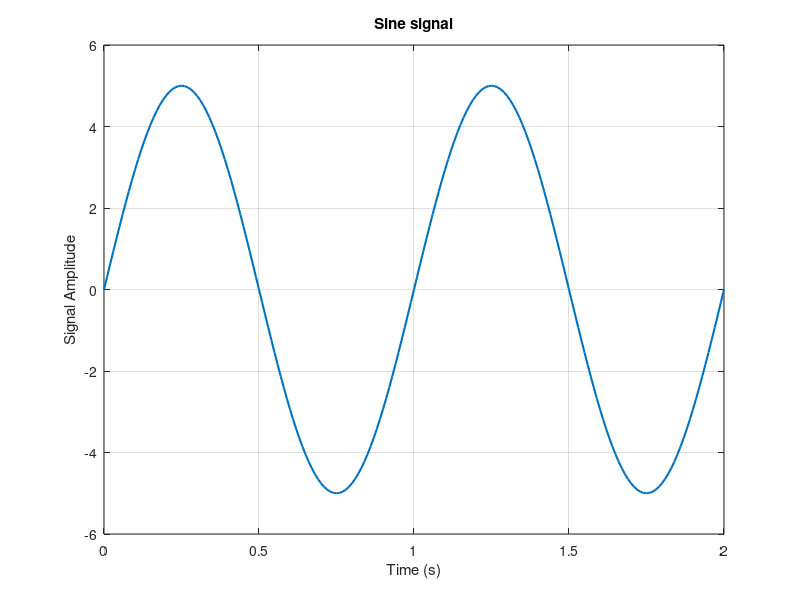
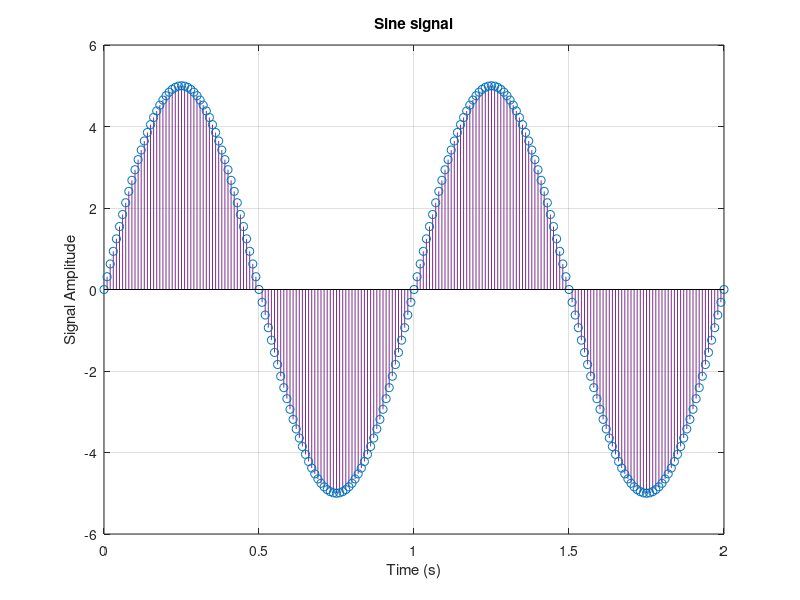
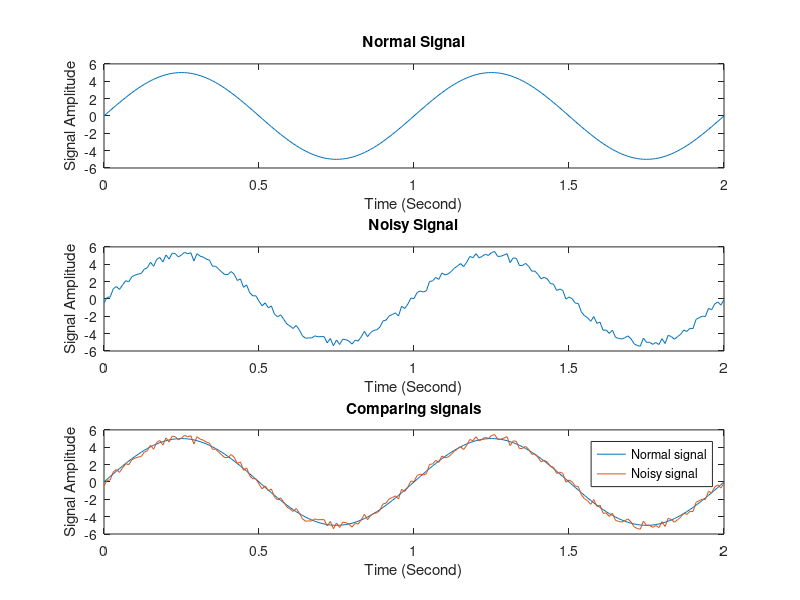
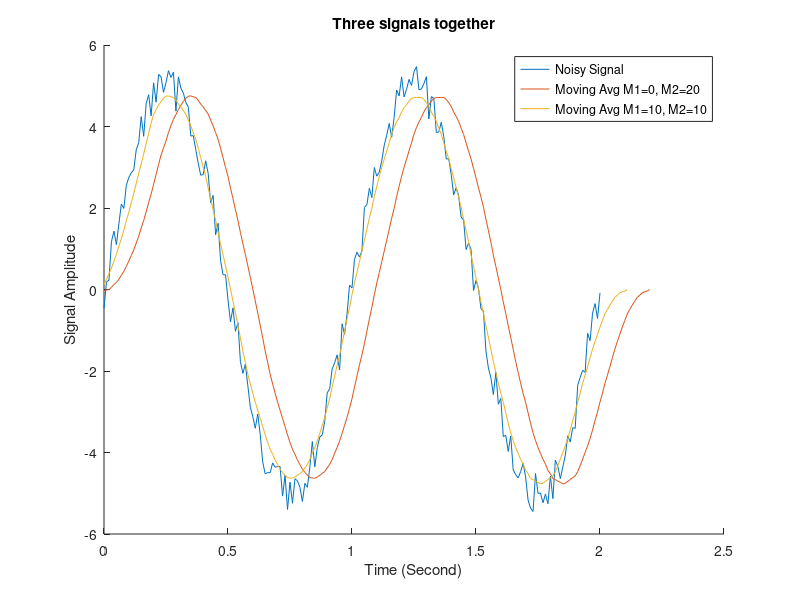

Source code (MATLAB) for these figures, in order: (Note: this script raises an error after producing the figures.)
%%
close all;
clear;
clc;
%% part 1
% part 1.1
t = 0:0.01:2;        % Define time axis
A = 5;               % Amplitude
f = 1;               % Frequency
y = A*sin(2*pi*f*t); % Sine function

% Plotting signals
figure('Name', 'Sine signal (Plot)');
plot(t, y, 'LineWidth', 1.5);
xlabel('Time (s)');
ylabel('Signal Amplitude');
title('Sine signal');
grid on;

figure('Name', 'Sine signal (Stem)');
stem(t, y,'color', '#7E2F8E', 'LineWidth', 0.5);
xlabel('Time (s)');
ylabel('Signal Amplitude');
title('Sine signal');
grid on;

%% part 2
% part 1.2
r = rand(1, length(y)) - 0.5; % Noise
noised_signal = y + r;        % Add noise to sine, y defined in section 1.1

% Plotting signals
figure('Name', 'Normal Sine signal VS Noisy Sine Signal', 'Position', [300 200 700 500]);
subplot(3,1,1);               % Plotting normal signal without noise
plot(t,y)
title('Normal Signal');xlabel('Time (Second)');ylabel('Signal Amplitude');
subplot(3,1,2);               % Plotting noisy signal
plot(t,noised_signal)
title('Noisy Signal');xlabel('Time (Second)');ylabel('Signal Amplitude');
%hold on;
subplot(3,1,3);               % Plotting both signal together for comparing them
plot(t,y, t, noised_signal)
hold on;
title('Comparing signals');xlabel('Time (Second)');ylabel('Signal Amplitude');
legend('Normal signal', 'Noisy signal');
hold off;

%% part 3
% part 1.3:
% A moving average filter introduces a delay because it computes the average of past data points, which inherently involves looking back in time, causing the output to lag behind the input signal.

M1 = 0;
M2 = 20;
len = M2 + M1 + 1; % Window length

window = ones(1, len) / len; % Moving average window

y2 = conv(noised_signal, window);   % Noised signal defined in section 1.2, Line 30
t2 = 0:0.01:(0.01 * (length(y2) - 1));

% Plotting section 1.3.1
figure('Name', 'Moving Avg signals', 'Position', [300 200 700 500]);
hold on;
plot(t,noised_signal);              % Noise signal
plot(t2, y2);                       % Moving Avg M1=0, M2=20

% part 1.3.2:
M1 = 10;
M2 = 10;
len = M2 + M1 + 1; % Window length

window = ones(1, len) / len; % Moving average window

y3 = conv(noised_signal(M1:end), window);
t3 = 0:0.01:(0.01 * (length(y3) - 1));

plot(t3, y3);                       % Moving Avg M1=0, M2=20
hold off;
title('Three signals together'); xlabel('Time (Second)'); ylabel('Signal Amplitude');
legend("Noisy Signal", "Moving Avg M1=0, M2=20", "Moving Avg M1=10, M2=10");

%% part 4
% part 1.4.1
M1 = 0;
M2 = 20;
len = M2 + M1 + 1; % Window length

b = ones(1,len)/len;
a = 1;
y4_1 = filter(b, a, noised_signal);
t4_1 = 0:0.01:(0.01 * (length(y4_1) - 1));

% Plotting section 1.4
figure('Name', 'Moving Avg signals by using filter function', 'Position', [300 200 700 500]);
hold on;
plot(t,noised_signal);              % Noise signal
plot(t4_1, y4_1);                   % filtered signal
plot(t2,y2);                        % Plotting convolved signal M1=0, M2=20
plot(t3,y3);                        % Plotting convolved signal M1=10, M2=10
title('All signals together'); xlabel('Time (Second)'); ylabel('Signal Amplitude');
legend("Noisy Signal", "filtered signal", "Moving Avg M1=0, M2=20", "Moving Avg M1=10, M2=10");
hold off;

% Plotting section 1.3
figure('Name', 'plotting in seperated subplots', 'Position', [300 200 700 500]);
subplot(2,2,1);               % Plotting noisy signal
plot(t,noised_signal)
title('Noisy signal');xlabel('Time (Second)');ylabel('Signal Amplitude');
subplot(2,2,2);               % Plotting convolved signal M1=0, M2=20
plot(t2,y2)
title('convolved signal M1=0, M2=20');xlabel('Time (Second)');ylabel('Signal Amplitude');
subplot(2,2,3);               % Plotting convolved signal M1=10, M2=10
plot(t3,y3)
title('convolved signal M1=10, M2=10');xlabel('Time (Second)');ylabel('Signal Amplitude');
subplot(2,2,4);               % filtered signal
plot(t4_1,y4_1)
title('output signal of filter function');xlabel('Time (Second)');ylabel('Signal Amplitude');

%% part 5
% part 1.5
w0 = pi/32; n = 100;
[y5,t5] = singen(w0,n);     %singen function is defined in singen.m
figure('Name', 'singen');
stem(t5,y5, '.')
title('singen function output');xlabel('Time (Second)');ylabel('Signal Amplitude');


%% part 6
close all;
clear;
clc;

figure('Name', 'cos(2*pi*t) + cos(8*pi*t) + cos(12*pi*t)');
t6 = 0:0.01:4;
y6 = cos(2*pi*t6) + cos(8*pi*t6) + cos(12*pi*t6); %Original Signal
plot(t6,y6);
title('cos(2*pi*t6) + cos(8*pi*t6) + cos(12*pi*t6)');xlabel('Time (Milisecond)');ylabel('Signal Amplitude');
hold on;

t62 = 0:0.2:4; % 5khz => 0.0002s = 0.2ms
y62 = cos(2*pi*t62) + cos(8*pi*t62) + cos(12*pi*t62); %Same signal, 5Khz sampled time vector
stem(t62,y62);


cutoff_frequency = 0.05;
filter_order = 30; 

% Design the filter using the fir1 function
filter_coefficients = fir1(filter_order, cutoff_frequency) * 14;

% Applying the filter to the downsampled signal
y62 = upsample(y62, 20);
smoothed_signal = conv(y62, filter_coefficients, 'same');

% Plotting the reconstructed signal
t63 = 0:0.01:(0.01*(length(smoothed_signal)-1));
plot(t63,smoothed_signal)

legend('Original Signal', 'Downsampled Signal', 'Reconstructed Signal')

%% part 7
close all;
clear;
clc;

fs = 100;
t7 = -5:1/fs:5;
y7 = sinc(5*t7) .^ 2;

% Spectrum of original singal
FT_x_0 = (1 / fs) * abs(fftshift(fft(y7)));
f_axis_0 = linspace(-fs / 2, fs / 2, length(FT_x_0));


for sr=[4 5 10 20] % sr: sampling rate
    figure('Name', 'Spectrum of original vs sampled signal');
    
    % Keep every fs/sr sample, other samples are set to 0
    % This way, the length of y will remain the same
    y7_2 = zeros(1, length(y7));
    y7_2(1:fs/sr:end) = y7(1:fs/sr:end); 


    % Spectrum of sampled singal
    FT_x_1 = (1 / fs) * abs(fftshift(fft(y7_2)));
    f_axis_1 = linspace(-fs / 2, fs / 2, length(FT_x_1));

    subplot(2,1,1)
    plot(f_axis_0, abs(FT_x_0), 'LineWidth', 1.5);
    title('Spectrum of original signal');xlabel('Frequency (Hz)');ylabel('Amplitude');

    subplot(2,1,2)
    plot(f_axis_1, abs(FT_x_1), 'LineWidth', 1.5);
    title(sprintf('Spectrum of sampled signal sr=%d', sr));xlabel('Frequency (Hz)');ylabel('Amplitude');
end

%% part 8
close all;
clear;
clc;

fs = 256 / 10;
t8 = -5 : 1/fs : 5 - (1/fs);
y8 = sinc(2*t8);

FT_x = (1 / fs) * abs(fftshift(fft(y8)));
f_axis = linspace(-pi, pi, length(FT_x));


for ratio = [0.5, 3, 1.5]
    fs1 = ratio * fs;

    % Constructing the sampled signal
    t8_1 = -5 : 1/fs1 : 5 - (1/fs1);
    y8_1 = sinc(2*t8_1);

    FT_x_1 = (1 / fs1) * abs(fftshift(fft(y8_1)));
    f_axis_1 = linspace(-pi, pi, length(FT_x_1));

    
    % Plotting the signals and spectrums
    figure('Name', sprintf('Sampling of sinc(2t) ratio=%d', ratio));
    
    subplot(2,2,1);
    plot(f_axis, abs(FT_x), 'LineWidth', 1.5);
    title('Spectrum of original signal');xlabel('Frequency (Hz)');ylabel('Amplitude');
    set(gca,'XTick',-pi:pi/2:pi) 
    set(gca,'XTickLabel',{'-pi', 'pi/2', '0' ,'pi/2','pi'})

    subplot(2,2,2);
    plot(f_axis_1, abs(FT_x_1), 'LineWidth', 1.5);
    title('Spectrum of sampled signal');xlabel('Frequency (Hz)');ylabel('Amplitude');
    set(gca,'XTick',-pi:pi/2:pi) 
    set(gca,'XTickLabel',{'-pi', 'pi/2', '0' ,'pi/2','pi'})

    subplot(2,2,3);
    plot(t8, y8, 'LineWidth', 1.5);
    title('Original signal');xlabel('Time');ylabel('Amplitude');

    subplot(2,2,4);
    plot(t8_1, y8_1, 'LineWidth', 1.5);
    title('Sampled signal');xlabel('Time');ylabel('Amplitude');
end


%% part 9
close all;
clear;
clc;

% Constructing the signal
f = [pi/16 5/16 9/16 13/16];

fs = 1e3;
t9 = 1:1/fs:100;
y9 = zeros(1, length(t9));

for f1=f
    y9 = y9 + cos(2 * pi * f1 * t9);    
end


% Plotting the spectrum of the original signal
figure('Name', 'Spectrum of original signal');
FT_y9 = (1/fs) * abs(fftshift(fft(y9)));
f_axis = linspace(-fs / 2, fs / 2, length(FT_y9));
plot(f_axis,FT_y9, 'LineWidth', 2)
xlim([-1,1])
title('Spectrum of original signal'); xlabel('Frequency(Hz)');ylabel('Amplitude(Volt/sec)');


% Loading filters coefficients from xls file
filter_coef_1 = readmatrix('filters.xls', 'Sheet', 1);
filter_coef_2 = readmatrix('filters.xls', 'Sheet', 2);



% Plotting amplitude of frequency responses
figure('Name', 'Frequency response of filters');

for i = 1:4
    subplot(4,2, 2*i-1)
    
    [h, w] = freqz(filter_coef_1(i, :));
    w = w ./ pi;

    plot(w, abs(h));
    title(sprintf('Frequency response of analysis filter %d', i));
    xlabel('Normalized Frequency(Hz)');ylabel('Amplitude(Volt/sec)');
end

for i = 1:4
    subplot(4,2,2*i)
    
    [h, w] = freqz(filter_coef_2(i, :));
    w = w ./ pi;
    
    plot(w, abs(h));
    title(sprintf('Frequency response of synthesis filter %d', i));
    xlabel('Normalized Frequency(Hz)');ylabel('Amplitude(Volt/sec)');
end

% Plotting phase of frequency responses
figure('Name', 'Phase response of filters');

for i = 1:4
    subplot(4,2, 2*i-1)
    
    [h, w] = freqz(filter_coef_1(i, :));
    w = w ./ pi;
    
    plot(w, (angle(h)));
    title(sprintf('Frequency response of analysis filter %d', i));
    xlabel('Normalized Frequency');ylabel('Phase');
end

for i = 1:4
    subplot(4,2,2*i)
    
    [h, w] = freqz(filter_coef_2(i, :));
    w = w ./ pi;
    
    plot(w, (angle(h)));
    title(sprintf('Frequency response of synthesis filter %d', i));
    xlabel('Normalized Frequency');ylabel('Phase');
end


a = downsample(conv(y9, filter_coef_1(1, :), 'same'), 4);
b = downsample(conv(y9, filter_coef_1(2, :), 'same'), 4);
c = downsample(conv(y9, filter_coef_1(3, :), 'same'), 4);
d = downsample(conv(y9, filter_coef_1(4, :), 'same'), 4);

y_out =   conv(upsample(2*a, 4), filter_coef_2(1, :), 'same') ...
        + conv(upsample(c, 4), filter_coef_2(3, :), 'same')   ...
        + conv(upsample(0.5*d, 4), filter_coef_2(4, :), 'same');

% figure()
% plot(y_out)
% figure('Name', 'y9')
% plot(y9)

% Plotting the spectrum of the processed signal
figure('Name', 'Spectrum of processed signal');
FT_yout = (1/fs) * abs(fftshift(fft(y_out)));
f_axis_out = linspace(-fs / 2, fs / 2, length(FT_yout));
plot(f_axis_out,FT_yout, 'LineWidth', 2)
xlim([-1,1])
title('Spectrum');xlabel('Freq');ylabel('Amplitude');

figure('Name', 'Spectrum of Both signals');
hold on;
plot(f_axis, FT_y9, '--r', 'LineWidth', 1)
plot(f_axis_out, FT_yout, '-k', 'LineWidth', 0.5)
xlim([-1,1])
title('Spectrum');xlabel('Freq');ylabel('Amplitude'); grid on;
hold off;
